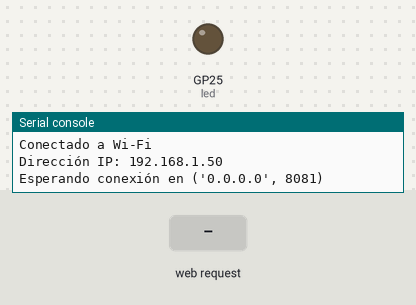
A program run on a simulated Raspberry Pi Pico running MicroPython. Parts: output pins drawn as LEDs (lit = HIGH), the last lines printed to the serial console. The test bench sets the inputs (shaded band). WiFi joins after 1.5 s; random numbers come from a fixed seed.

Above: at 3.2 s.
3.3 s: HTTP request GET / received
At 3.6 s:
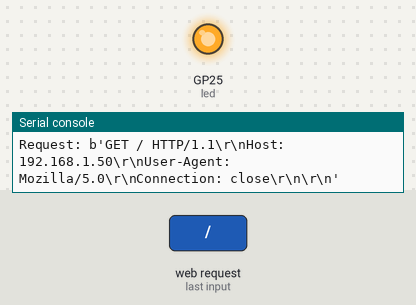
Timing chart, 0 to 6.3 s (numbered marks = the images above; inputs shaded):
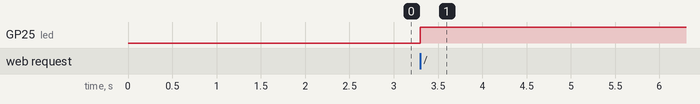

The program:

main.py
```python
import network
import time
import ustruct
import math
import random
import usocket

# Datos de la red Wi-Fi
ssid = "xxxxx"
password = "xxxxxx"

# Configurar la conexión Wi-Fi
wlan = network.WLAN(network.STA_IF)
wlan.active(True)
wlan.connect(ssid, password)

# Esperar a que se conecte
while not wlan.isconnected():
    time.sleep(1)

# Imprimir la dirección IP obtenida
print("Conectado a Wi-Fi")
print("Dirección IP:", wlan.ifconfig()[0])
# Configurar el pin del LED como salida
led = machine.Pin("LED", machine.Pin.OUT)

# Generar un tono de audio aleatorio en formato WAV
def generate_random_tone():
    sample_rate = 8000  # Frecuencia de muestreo (8 kHz)
    duration = 0.05  # Duración en segundos por cada tono (ajustable)
    frequency = 440 + random.randint(0, 10000)  # Frecuencia aleatoria entre 440 y 940 Hz

    # Número de muestras por duración del tono
    num_samples = int(sample_rate * duration)

    # Cabecera WAV (simplificada para un canal mono y 2 bits)
    header = bytearray(44)
    ustruct.pack_into('<4s', header, 0, b'RIFF')
    ustruct.pack_into('<I', header, 4, 36 + num_samples * 1)  # 1 byte por muestra
    ustruct.pack_into('<4s', header, 8, b'WAVE')
    ustruct.pack_into('<4s', header, 12, b'fmt ')
    ustruct.pack_into('<I', header, 16, 16)
    ustruct.pack_into('<H', header, 20, 1)
    ustruct.pack_into('<H', header, 22, 1)
    ustruct.pack_into('<I', header, 24, sample_rate)
    ustruct.pack_into('<I', header, 28, sample_rate * 1)  # 1 byte por muestra
    ustruct.pack_into('<H', header, 32, 1)
    ustruct.pack_into('<H', header, 34, 2)  # 2 bits por muestra
    ustruct.pack_into('<4s', header, 36, b'data')
    ustruct.pack_into('<I', header, 40, num_samples * 1)  # 1 byte por muestra

    # Elección aleatoria de tipo de onda
    wave_type = random.choice(['sine', 'square', 'triangle', 'fm'])

    data = bytearray()

    for i in range(num_samples):
        if wave_type == 'sine':
            # Onda Senoidal

            sample_value = int(128 + 127 * math.sin(2 * math.pi * frequency * (i / sample_rate)))

        elif wave_type == 'square':
            # Onda Cuadrada

            sample_value = 128 if (i // (sample_rate / frequency)) % 2 == 0 else 0

        elif wave_type == 'triangle':
            # Onda Triangular

            sample_value = int(128 + 127 * (2 * (i / (sample_rate / frequency)) - 1) % 2 - 1)

        elif wave_type == 'noise':
            # Ruido blanco

            sample_value = random.randint(0, 255)

        elif wave_type == 'fm':
            # Onda con Modulación de Frecuencia (FM)

            modulated_frequency = frequency + 50 * math.sin(2 * math.pi * 2 * (i / sample_rate))  # FM simple
            sample_value = int(128 + 127 * math.sin(2 * math.pi * modulated_frequency * (i / sample_rate)))


        # Mapeo de 8 bits a 2 bits (niveles 0, 85, 170, 255)
        if sample_value < 64:
            sample_value = 0
        elif sample_value < 128:
            sample_value = 85
        elif sample_value < 192:
            sample_value = 170
        else:
            sample_value = 255

        # Añadir la muestra al buffer de datos
        data.append(sample_value)

    return header + data

# Servidor HTTP para transmitir el audio
def simple_server():
    addr = usocket.getaddrinfo('0.0.0.0', 8081)[0][-1]  # Cambié el puerto a 8081
    s = usocket.socket()
    s.bind(addr)
    s.listen(1)
    print('Esperando conexión en', addr)

    while True:
        cl, addr = s.accept()
        print('Cliente conectado desde', addr)
        request = cl.recv(1024)  # Leer la solicitud del cliente
        print("Request:", request)
        led.on()

        # Enviar cabecera HTTP
        response = "HTTP/1.1 200 OK\r\n"
        response += "Content-Type: audio/wav\r\n"
        response += "Connection: keep-alive\r\n"
        response += "\r\n"

        # Enviar la cabecera inicial
        cl.send(response)

        try:

            while True:
                # Enviar continuamente los tonos como stream
                cl.send(generate_random_tone())  # Enviar tono aleatorio en vivo
                #time.sleep(0.1)  # Ajusta el intervalo entre tonos (en segundos)
        except OSError:
            # Si el cliente cierra la conexión, se maneja el error
            print("Conexión cerrada por el cliente.")
            led.off()
            cl.close()

# Ejecutar el servidor
simple_server()
```

Measured:
- after the input at 3.3 s, GP25 (led): LOW → HIGH at once
